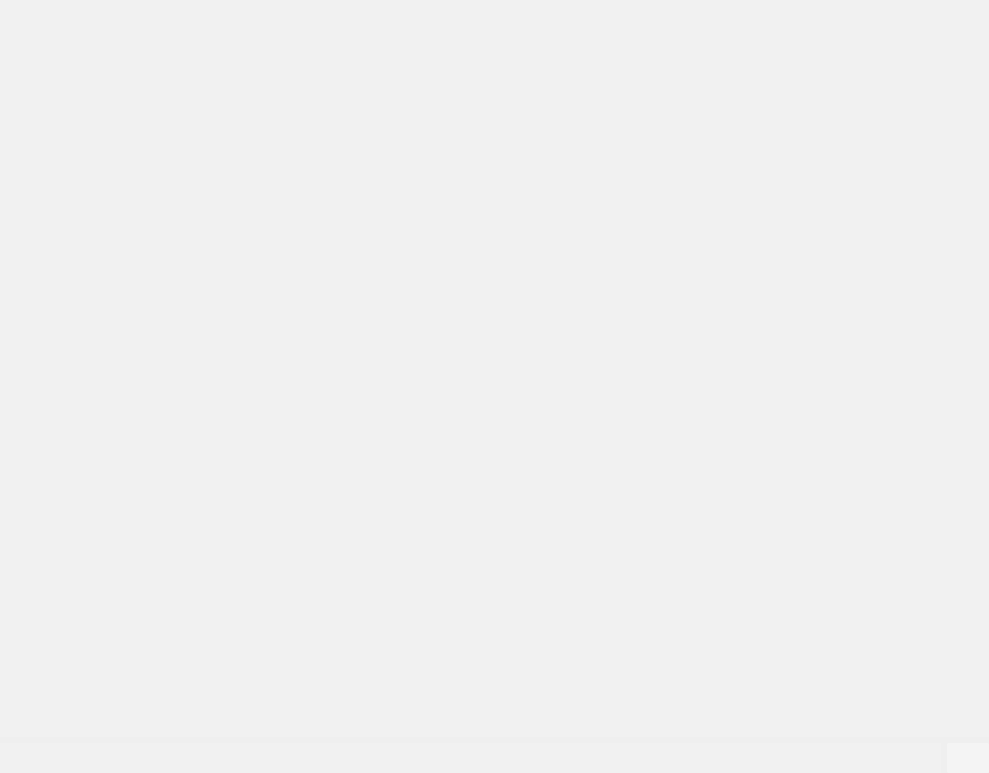
<?xml version="1.0" encoding="UTF-8"?>
<ui version="4.0">
 <class>CmdSessionClass</class>
 <widget class="QMainWindow" name="CmdSessionClass">
  <property name="geometry">
   <rect>
    <x>0</x>
    <y>0</y>
    <width>989</width>
    <height>773</height>
   </rect>
  </property>
  <property name="windowTitle">
   <string>CmdSession</string>
  </property>
  <widget class="QWidget" name="centralWidget">
   <layout class="QGridLayout" name="gridLayout">
    <property name="leftMargin">
     <number>0</number>
    </property>
    <property name="topMargin">
     <number>0</number>
    </property>
    <property name="rightMargin">
     <number>0</number>
    </property>
    <property name="bottomMargin">
     <number>0</number>
    </property>
    <property name="spacing">
     <number>0</number>
    </property>
    <item row="0" column="0">
     <layout class="QVBoxLayout" name="verticalLayout">
      <item>
       <widget class="QTextEdit" name="display_cmd_edt">
        <property name="enabled">
         <bool>true</bool>
        </property>
        <property name="styleSheet">
         <string notr="true">QTextEdit
{
	color: rgb(255, 255, 255);
    background-color: rgba(255, 255, 255, 25);
	font: 10pt &quot;Fixedsys&quot;;
	border: 0px;
}

QScrollBar:vertical
{
       border: none;
       background: transparent;
       width: 6px;
}
 
QScrollBar::handle:vertical
{
       background-color: rgba(255,255,255,64);
       min-height: 30px;
	  border-radius:3px;
	  width: 6px;
   }
 
QScrollBar::add-line:vertical
{
       border: none;
       height: 0px;
 }
 
 QScrollBar::sub-line:vertical
{
       border: none;
       height: 0px;
}
 
 QScrollBar::add-page:vertical,QScrollBar::sub-page:vertical
 {	
	background:transparent;
    border-radius:3px;
}</string>
        </property>
        <property name="readOnly">
         <bool>false</bool>
        </property>
        <property name="html">
         <string>&lt;!DOCTYPE HTML PUBLIC &quot;-//W3C//DTD HTML 4.0//EN&quot; &quot;http://www.w3.org/TR/REC-html40/strict.dtd&quot;&gt;
&lt;html&gt;&lt;head&gt;&lt;meta name=&quot;qrichtext&quot; content=&quot;1&quot; /&gt;&lt;style type=&quot;text/css&quot;&gt;
p, li { white-space: pre-wrap; }
&lt;/style&gt;&lt;/head&gt;&lt;body style=&quot; font-family:'Fixedsys'; font-size:10pt; font-weight:400; font-style:normal;&quot;&gt;
&lt;p style=&quot;-qt-paragraph-type:empty; margin-top:0px; margin-bottom:0px; margin-left:0px; margin-right:0px; -qt-block-indent:0; text-indent:0px;&quot;&gt;&lt;br /&gt;&lt;/p&gt;&lt;/body&gt;&lt;/html&gt;</string>
        </property>
        <property name="cursorWidth">
         <number>1</number>
        </property>
        <property name="textInteractionFlags">
         <set>Qt::TextEditorInteraction</set>
        </property>
       </widget>
      </item>
      <item>
       <layout class="QHBoxLayout" name="horizontalLayout_2">
        <item>
         <widget class="QLineEdit" name="input_cmd_edt">
          <property name="minimumSize">
           <size>
            <width>0</width>
            <height>30</height>
           </size>
          </property>
          <property name="styleSheet">
           <string notr="true">QLineEdit
{
	color: rgb(255, 255, 255);
    background-color: rgba(255, 255, 255, 25);
	font: 10pt &quot;Fixedsys&quot;;
	border: 0px;
}

QScrollBar:vertical
{
       border: none;
       background: transparent;
       width: 6px;
}
 
QScrollBar::handle:vertical
{
       background-color: rgba(255,255,255,64);
       min-height: 30px;
	  border-radius:3px;
	  width: 6px;
   }
 
QScrollBar::add-line:vertical
{
       border: none;
       height: 0px;
 }
 
 QScrollBar::sub-line:vertical
{
       border: none;
       height: 0px;
}
 
 QScrollBar::add-page:vertical,QScrollBar::sub-page:vertical
 {	
	background:transparent;
    border-radius:3px;
}</string>
          </property>
         </widget>
        </item>
        <item>
         <widget class="QPushButton" name="run_btn">
          <property name="maximumSize">
           <size>
            <width>50</width>
            <height>30</height>
           </size>
          </property>
          <property name="styleSheet">
           <string notr="true">QPushButton{
	padding-left: 5px;
	padding-right: 5px;
    border: 0px solid #99ffffff;
	border-radius: 2px;
	background-color: #55ffffff;
	color: #ffffff;
	font: 12pt &quot;黑体&quot;;
}
QPushButton:hover{
	padding-left: 5px;
	padding-right: 5px;
	background-color: #aaffffff;
	color: #ffffff;
	font: 12pt &quot;黑体&quot;;
}
QPushButton:pressed{
	padding-left: 5px;
	padding-right: 5px;
	background-color: #ccffffff;
	color: #ffffff;
	font: 12pt &quot;黑体&quot;;
}</string>
          </property>
          <property name="text">
           <string/>
          </property>
          <property name="icon">
           <iconset resource="res.qrc">
            <normaloff>:/MainWindow/res/run.png</normaloff>:/MainWindow/res/run.png</iconset>
          </property>
         </widget>
        </item>
       </layout>
      </item>
     </layout>
    </item>
   </layout>
  </widget>
 </widget>
 <layoutdefault spacing="6" margin="11"/>
 <resources>
  <include location="res.qrc"/>
 </resources>
 <connections/>
</ui>
